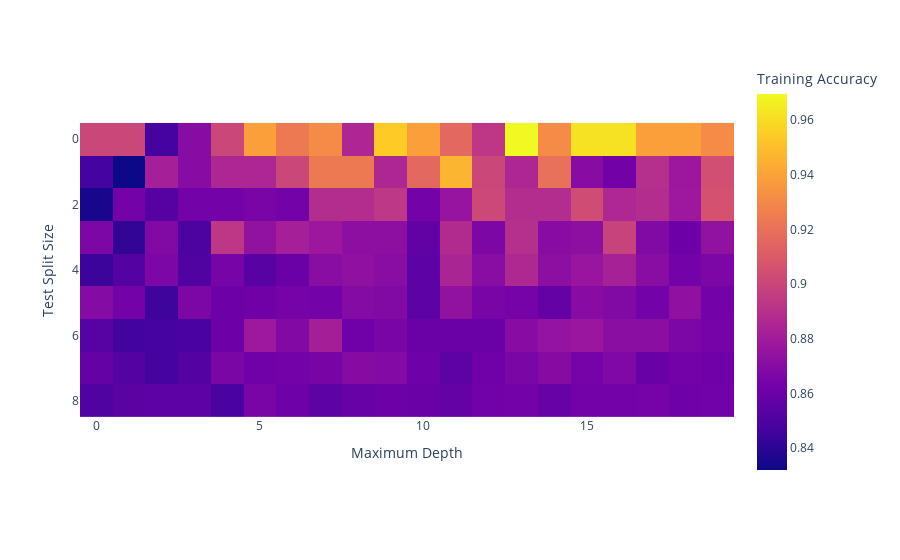

This figure's notebook cell:
### Code cell
# import matplotlib.pyplot as plt


# fig, ax = plt.subplots()

# ax.step(score.Depth, score.Train_Accuracy, label = 'Training Accuracy', alpha = .8)
# ax.step(score.Depth, score.Test_Accuracy, label = 'Test Accuracy', alpha = .8, linestyle = 'dashed')

# ax.set_xlabel('Maximum layer depth')
# ax.set_ylabel('Model accuracy')

# ax.set_xlim(1,8)
# ax.legend()

import plotly.express as px

train = np.rot90(score[['Train']].values.reshape(20, 9))
test = np.rot90(score[['Test']].values.reshape(20, 9))

fig = px.imshow(train, labels = {'x':'Maximum Depth', 'y':'Test Split Size', 'color':'Training Accuracy'})#, y=np.linspace(.1,.9,9))
fig

### Figure 1 — Plotly figure (JSON) as saved in the notebook; plotly's stock layout.template omitted (floating-point values rounded to 4 significant figures; data arrays with more than 128 entries replaced by an {"elided": "..."} marker saying what was removed)
{"data": [{"coloraxis": "coloraxis", "hovertemplate": "Maximum Depth: %{x}<br>Test Split Size: %{y}<br>Training Accuracy: %{z}<extra></extra>", "name": "0", "type": "heatmap", "xaxis": "x", "yaxis": "y", "z": {"elided": "9x20 float values"}}], "layout": {"coloraxis": {"colorbar": {"title": {"text": "Training Accuracy"}}, "colorscale": [[0, "#0d0887"], [0.1111, "#46039f"], [0.2222, "#7201a8"], [0.3333, "#9c179e"], [0.4444, "#bd3786"], [0.5556, "#d8576b"], [0.6667, "#ed7953"], [0.7778, "#fb9f3a"], [0.8889, "#fdca26"], [1, "#f0f921"]]}, "margin": {"t": 60}, "xaxis": {"anchor": "y", "constrain": "domain", "domain": [0, 1], "scaleanchor": "y", "title": {"text": "Maximum Depth"}}, "yaxis": {"anchor": "x", "autorange": "reversed", "constrain": "domain", "domain": [0, 1], "title": {"text": "Test Split Size"}}}}
